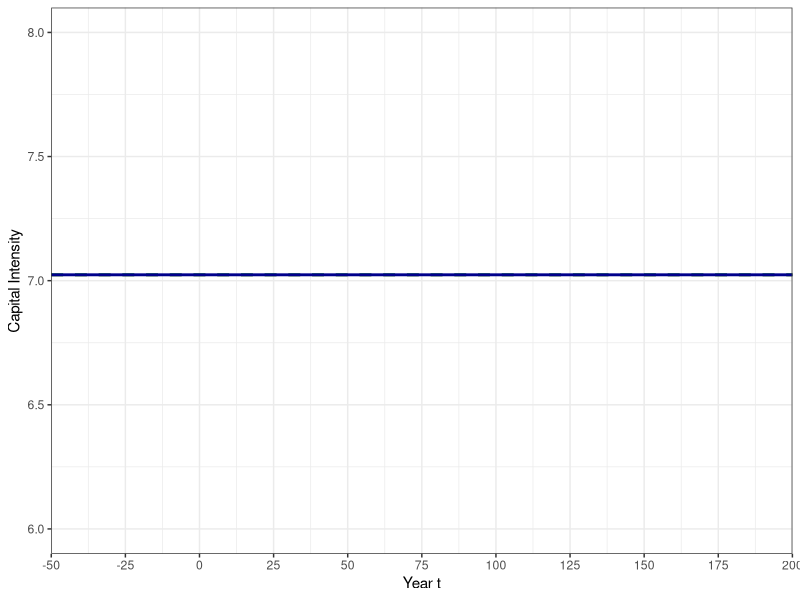
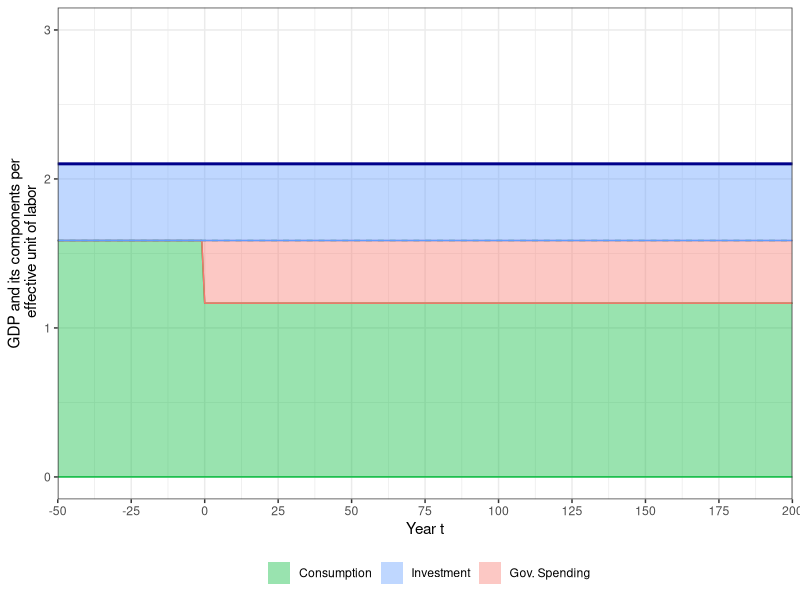
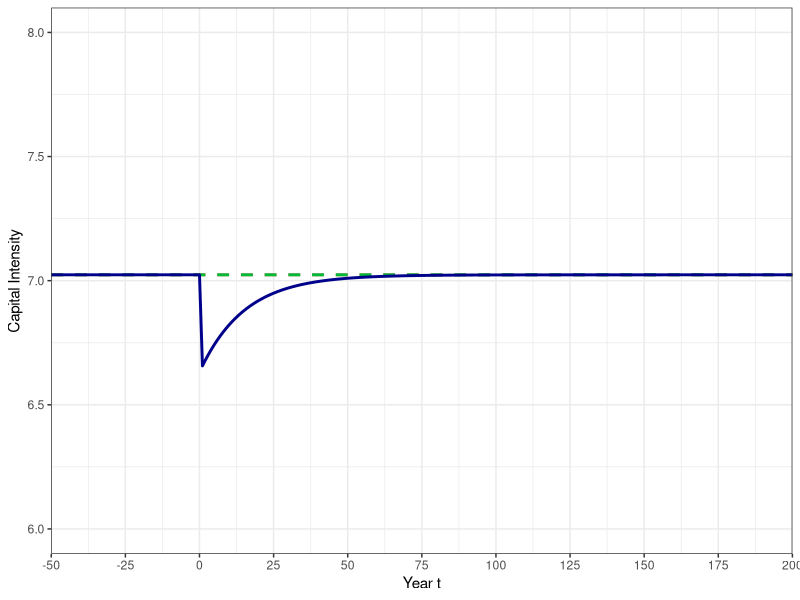
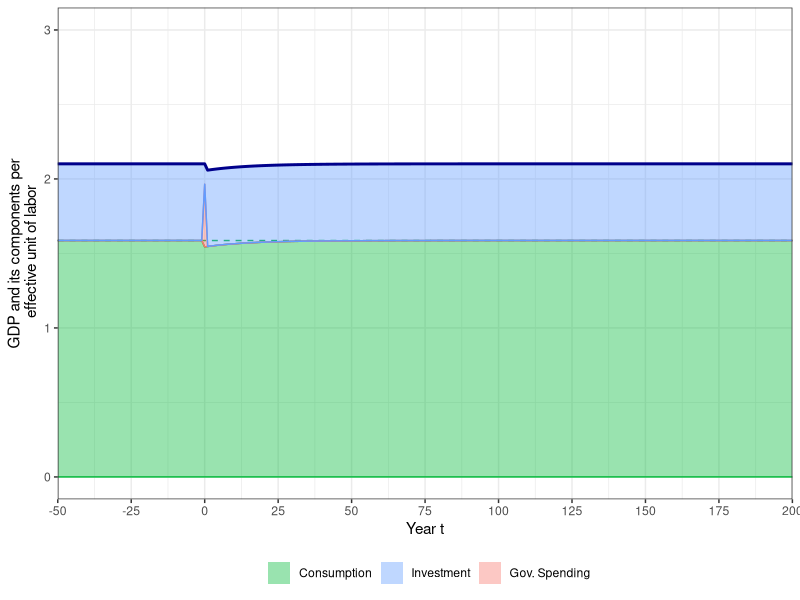
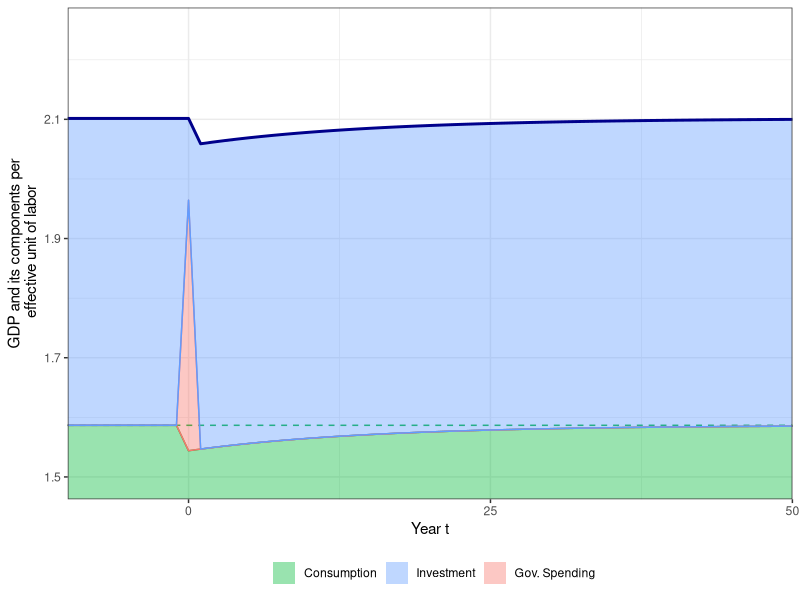
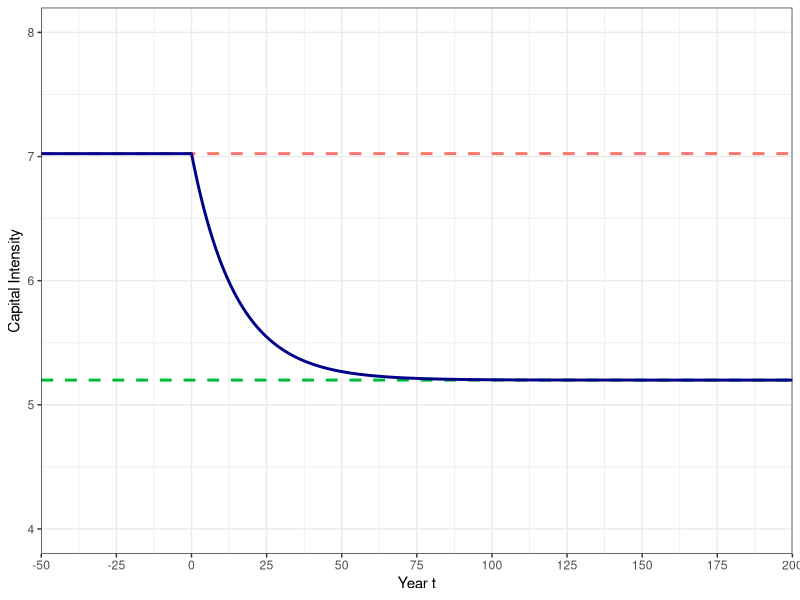
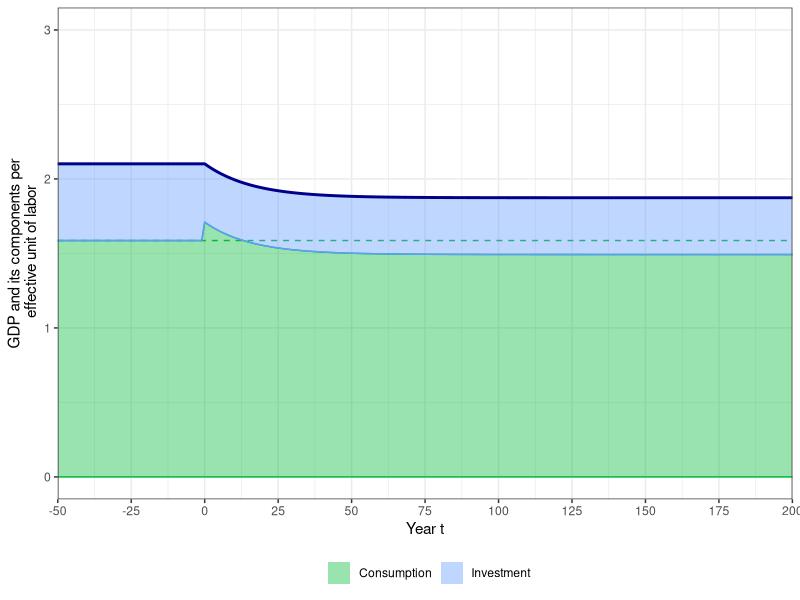
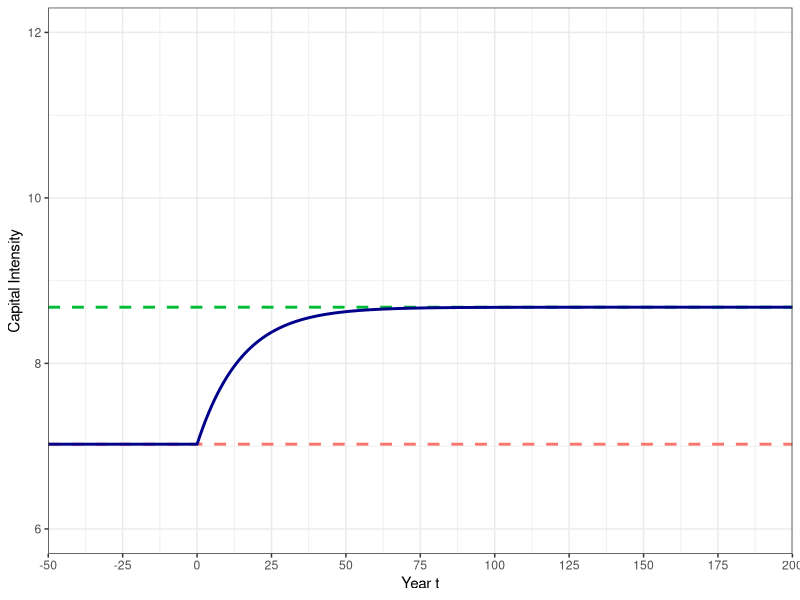

R code for these plots, in order:
## ---- chunk 1
rm(list = ls())
library(reshape2)
library(base)
library(ggplot2)
library(grid)
library(scales)
library(stringr)
library(tidyverse)

# should graphs be exported to pdf
export_pdf <- FALSE

# define some colors
mygreen <- "#00BA38"
myblue  <- "#619CFF"
myred   <- "#F8766D"
## ---- chunk 2
# data moments
lab_share = 0.381
inv_share = 0.245
gross_ret = 0.114

# parameter choice
n     <- 0.0122
h     <- 0.0169
g     <- (1+n)*(1+h)-1
alpha <- lab_share
delta <- inv_share*gross_ret/alpha - g
beta  <- (1+g)/(1 + gross_ret - delta)
gamma <- 0.5

# steady state capital intensity under old beta
k_old <- (alpha/((1+g)/beta - 1 + delta))^(1/(1-alpha))
c_old <- k_old^alpha - (g+delta)*k_old
## ---- chunk 3
solve_ramsey <- function(k0, amount, policy, g, alpha, delta, gamma, beta) {
  
  # set numerical parameters
  T <- 10000          # number of simulation periods
  itermax <- 1000     # maximum number of iterations
  tol <- 1e-6         # tolerance level for difference to steady state
  
  # determine path of g_t
  g_t <- 0
  tau_k <- 0
  if(policy == 1) {
    g_t[1:T] = amount
    tau_k[1:T] = 0
  } else if (policy == 2) {
    g_t[1:T] = 0
    g_t[1] = amount
    tau_k[1:T] = 0
  } else if (policy == 3) {
    g_t[1:T] = 0
    tau_k[1:T] = amount
  }
  
  # determine steady state capital intensity and consumption
  kstar <- (alpha/(((1+g)/beta - 1)/(1-tau_k[length(tau_k)]) + delta))^(1/(1-alpha))
  cstar <- kstar**alpha - (g+delta)*kstar - g_t[length(g_t)]
  
  # set starting interval depending on k0
  if(k0 <= kstar) {
    c_min <- 0
    c_max <- cstar
  } else {
    c_min <- cstar
    c_max <- k0^alpha + (1-delta)*k0
  }
  
  # start iteration process
  for (i in 1:itermax) {
    
    # start a capital and consumption path
    k <- k0
    c <- (c_min+c_max)/2
    
    # now simulate the economy forward
    for (t in 1:T) {
      
      # calculate difference to steady state
      epsilon <- sqrt((c[t]/cstar-1)^2 + (k[t]/kstar-1)^2)
      
      # if difference is small enough, that's it, we return
      if(epsilon < tol) {
        return(c(c[1], epsilon, i))
      }
      
      # determine next period's capital stock and consumption
      k[t+1] <- max((k[t]**alpha - c[t] - g_t[t] + (1-delta)*k[t])/(1+g), 1e-4)
      c[t+1] <- (beta*(1 + (1-tau_k[t])*(alpha*k[t+1]^(alpha-1) - delta))/(1+g))^gamma*c[t]
      
      #  decision rule for capital
      if(k0 <= kstar & k[t+1] > kstar | k0 > kstar & c[t+1] < cstar) {
        c_min <- c[1]; break;
      }
      
      #  if consumption is too large, then initial consumption level was too small
      if(k0 <= kstar & c[t+1] > cstar | k0 > kstar & k[t+1] < kstar) {
        c_max <- c[1]; break;
      }
    }
  }
  
  # in any case, if you end up here, return c[1] and epsilon
  return(c(c[1], epsilon, i))
}
## ---- chunk 4
ramsey <- function(T0, T1, c0, k0, g_t, tau_k, g, alpha, delta, gamma, beta) {
  
  # set numerical parameters
  tol <- 1e-6
  
  # determine steady state capital intensity and consumption
  kstar <- (alpha/(((1+g)/beta - 1)/(1-tau_k[length(tau_k)]) + delta))^(1/(1-alpha))
  cstar <- kstar**alpha - (g+delta)*kstar - g_t[length(g_t)]
    
  # start a capital and consumption path
  k <- k0
  c <- 0
  
  # assume economy was in steady state prior to date 0
  k[ind(T0):ind(0)] <- k0
  c[ind(T0):ind(0)] <- k0^alpha - (g+delta)*k0 - g_t[ind(T0):ind(0)]
  
  # then start to simulate new economy path
  c[ind(0)] <- c0
  
  # now simulate the economy forward
  for (t in ind(0):ind(T1-1)) {
    
    # determine next period's capital stock and consumption
    k[t+1] <- max((k[t]**alpha - c[t] - g_t[t] + (1-delta)*k[t])/(1+g), 1e-4)
    c[t+1] <- (beta*(1 + (1-tau_k[t])*(alpha*k[t+1]^(alpha-1) - delta))/(1+g))^gamma*c[t]
    
    #  move to steady state level when you are almost there
    epsilon <- sqrt((c[t+1]/cstar-1)^2 + (k[t+1]/kstar-1)^2)
    if(epsilon < tol) {
      k[(t+1):ind(T1)] = kstar
      c[(t+1):ind(T1)] = cstar
      break
    }
  }
  
  # calculate other macro statistics
  y <- k^alpha
  ir <- (g + delta)*k
  i <- y - c - g_t
  s <- i/y

  # return a data frame with macro path
  res <- data.frame(year=c(T0:T1), k, y, c, g_t, i, ir, s)
  return(res)
}

# indicator management function
ind <- function(t) {
  return(t + 1 + abs(T0))
}
## ---- chunk 5
# steady state capital intensity without government spending
k_old <- (alpha/((1+g)/beta - 1 + delta))^(1/(1-alpha))
c_old <- k_old^alpha - (g+delta)*k_old

# determine size of government spending (20% of old GDP)
gov_spend <- 0.2*k_old^alpha

# set simulation periods
T0 <- -50
T1 <- 200

# solve transition path
res <- solve_ramsey(k_old, gov_spend, 1, g, alpha, delta, gamma, beta)

# get path of government spending
g_t <- 0
g_t[ind(T0):ind(-1)] = 0
g_t[ind(0):ind(T1)] = gov_spend

# get path of capital tax (not used here)
tau_k <- 0
tau_k[ind(T0):ind(T1)] = 0

# simulate the model for 250 periods
transition <- ramsey(T0, T1, res[1], k_old, g_t, tau_k, g, alpha, delta, gamma, beta)
## ---- chunk 6
myplot <- ggplot(data = transition) + 
  geom_hline(yintercept=transition$k[ind(T0)], color=myred, linetype="dashed", size=1) + 
  geom_hline(yintercept=transition$k[ind(T1)], color="#00BA38", linetype="dashed", size=1) + 
  geom_line(aes(x=year, y=k), color="darkblue", size=1) +
  coord_cartesian(xlim=c(T0, T1), ylim=c(6, 8)) + 
  scale_x_continuous(breaks=seq(T0, T1, 25), expand=c(0, 0)) +
  labs(x = "Year t",
       y = "Capital Intensity") +
  theme_bw()

# print the plot
print(myplot)
## ---- chunk 7
myplot <- ggplot(data = transition) + 
  geom_hline(yintercept = c_old, color="#00BA38", linetype="dashed", size=0.5) + 
  geom_ribbon(aes(x=year, ymin=0, ymax=c,    fill= "1c", color="1c") , alpha=0.4) +
  geom_ribbon(aes(x=year, ymin=c, ymax=c+g_t, fill= "3di", color="3di"), alpha=0.4) +
  geom_ribbon(aes(x=year, ymin=c+g_t, ymax=y, fill= "2ir", color="2ir")  , alpha=0.4) +
  geom_line(aes(x=year, y=y), color="darkblue", size=1) +
  coord_cartesian(xlim=c(T0, T1), ylim=c(0, 3)) + 
  scale_x_continuous(breaks=seq(T0, T1, 25), expand=c(0, 0)) +
  labs(x = "Year t",
       y = "GDP and its components per\n effective unit of labor") +
  scale_fill_manual(breaks = c("1c", "2ir", "3di"), name = "", 
                    labels = c("Consumption", "Investment", "Gov. Spending"),
                    values = c(mygreen, myblue, myred)) +
  scale_color_manual(breaks = c("1c", "2ir", "3di"),
                     values = c(mygreen, myblue, myred)) +
  guides(colour = "none") +
  theme_bw() + 
  theme(legend.position="bottom")

# print the plot
print(myplot)
## ---- chunk 8
# steady state capital intensity without government spending
k_old <- (alpha/((1+g)/beta - 1 + delta))^(1/(1-alpha))
c_old <- k_old^alpha - (g+delta)*k_old

# determine size of government spending (20% of old GDP)
gov_spend <- 0.2*k_old^alpha

# set simulation periods
T0 <- -50
T1 <- 200

# solve transition path
res <- solve_ramsey(k_old, gov_spend, 2, g, alpha, delta, gamma, beta)

# get path of government spending
g_t <- 0
g_t[ind(T0):ind(T1)] = 0
g_t[ind(0)] = gov_spend

# get path of capital tax (not used here)
tau_k <- 0
tau_k[ind(T0):ind(T1)] = 0

# simulate the model for 250 periods
transition <- ramsey(T0, T1, res[1], k_old, g_t, tau_k, g, alpha, delta, gamma, beta)
## ---- chunk 9
myplot <- ggplot(data = transition) + 
  geom_hline(yintercept=transition$k[ind(T0)], color=myred, linetype="dashed", size=1) + 
  geom_hline(yintercept=transition$k[ind(T1)], color="#00BA38", linetype="dashed", size=1) + 
  geom_line(aes(x=year, y=k), color="darkblue", size=1) +
  coord_cartesian(xlim=c(T0, T1), ylim=c(6, 8)) + 
  scale_x_continuous(breaks=seq(T0, T1, 25), expand=c(0, 0)) +
  labs(x = "Year t",
       y = "Capital Intensity") +
  theme_bw()

# print the plot
print(myplot)
## ---- chunk 10
myplot <- ggplot(data = transition) + 
  geom_hline(yintercept = c_old, color="#00BA38", linetype="dashed", size=0.5) + 
  geom_ribbon(aes(x=year, ymin=0, ymax=c,    fill= "1c", color="1c") , alpha=0.4) +
  geom_ribbon(aes(x=year, ymin=c, ymax=c+g_t, fill= "3di", color="3di"), alpha=0.4) +
  geom_ribbon(aes(x=year, ymin=c+g_t, ymax=y, fill= "2ir", color="2ir")  , alpha=0.4) +
  geom_line(aes(x=year, y=y), color="darkblue", size=1) +
  coord_cartesian(xlim=c(T0, T1), ylim=c(0, 3)) + 
  scale_x_continuous(breaks=seq(T0, T1, 25), expand=c(0, 0)) +
  labs(x = "Year t",
       y = "GDP and its components per\n effective unit of labor") +
  scale_fill_manual(breaks = c("1c", "2ir", "3di"), name = "", 
                    labels = c("Consumption", "Investment", "Gov. Spending"),
                    values = c(mygreen, myblue, myred)) +
  scale_color_manual(breaks = c("1c", "2ir", "3di"),
                     values = c(mygreen, myblue, myred)) +
  guides(colour = "none") +
  theme_bw() + 
  theme(legend.position="bottom")

# print the plot
print(myplot)
## ---- chunk 11
myplot <- ggplot(data = transition) + 
  geom_hline(yintercept = c_old, color="#00BA38", linetype="dashed", size=0.5) + 
  geom_ribbon(aes(x=year, ymin=0, ymax=c,    fill= "1c", color="1c") , alpha=0.4) +
  geom_ribbon(aes(x=year, ymin=c, ymax=c+g_t, fill= "3di", color="3di"), alpha=0.4) +
  geom_ribbon(aes(x=year, ymin=c+g_t, ymax=y, fill= "2ir", color="2ir")  , alpha=0.4) +
  geom_line(aes(x=year, y=y), color="darkblue", size=1) +
  coord_cartesian(xlim=c(-10, 50), ylim=c(1.5, 2.25)) + 
  scale_x_continuous(breaks=seq(T0, T1, 25), expand=c(0, 0)) +
  labs(x = "Year t",
       y = "GDP and its components per\n effective unit of labor") +
  scale_fill_manual(breaks = c("1c", "2ir", "3di"), name = "", 
                    labels = c("Consumption", "Investment", "Gov. Spending"),
                    values = c(mygreen, myblue, myred)) +
  scale_color_manual(breaks = c("1c", "2ir", "3di"),
                     values = c(mygreen, myblue, myred)) +
  guides(colour = "none") +
  theme_bw() + 
  theme(legend.position="bottom")

# print the plot
print(myplot)
## ---- chunk 12
# steady state capital intensity without capital tax
k_old <- (alpha/((1+g)/beta - 1 + delta))^(1/(1-alpha))
c_old <- k_old^alpha - (g+delta)*k_old

# determine size of capital tax rate (2.5%)
tax_rate <- 0.25

# set simulation periods
T0 <- -50
T1 <- 200

# solve transition path
res <- solve_ramsey(k_old, tax_rate, 3, g, alpha, delta, gamma, beta)

# get path of government spending (not used)
g_t <- 0
g_t[ind(T0):ind(T1)] = 0

# get path of capital tax
tau_k <- 0
tau_k[ind(T0):ind(-1)] = 0
tau_k[ind(0):ind(T1)] = tax_rate

# simulate the model for 250 periods
transition <- ramsey(T0, T1, res[1], k_old, g_t, tau_k, g, alpha, delta, gamma, beta)
## ---- chunk 13
# calculate welfare number for initial equilibrium
Welfare_0 <- 0
for(t in 0:T1) {
  Welfare_0 <- Welfare_0 + beta^t*(transition$c[ind(T0)]^(1-1/gamma)/(1-1/gamma))
}

# calculate welfare number for raising capital tax
Welfare_1 <- 0
for(t in 0:T1) {
  Welfare_1 <- Welfare_1 + beta^t*(transition$c[ind(t)]^(1-1/gamma)/(1-1/gamma))
}
## ---- chunk 14
myplot <- ggplot(data = transition) + 
  geom_hline(yintercept=transition$k[ind(T0)], color=myred, linetype="dashed", size=1) + 
  geom_hline(yintercept=transition$k[ind(T1)], color="#00BA38", linetype="dashed", size=1) + 
  geom_line(aes(x=year, y=k), color="darkblue", size=1) +
  coord_cartesian(xlim=c(T0, T1), ylim=c(4, 8)) + 
  scale_x_continuous(breaks=seq(T0, T1, 25), expand=c(0, 0)) +
  labs(x = "Year t",
       y = "Capital Intensity") +
  theme_bw()

# print the plot
print(myplot)
## ---- chunk 15
myplot <- ggplot(data = transition) + 
  geom_hline(yintercept = c_old, color="#00BA38", linetype="dashed", size=0.5) + 
  geom_ribbon(aes(x=year, ymin=0, ymax=c,    fill= "1c", color="1c") , alpha=0.4) +
  geom_ribbon(aes(x=year, ymin=c, ymax=y, fill= "2ir", color="2ir")  , alpha=0.4) +
  geom_line(aes(x=year, y=y), color="darkblue", size=1) +
  coord_cartesian(xlim=c(T0, T1), ylim=c(0, 3)) + 
  scale_x_continuous(breaks=seq(T0, T1, 25), expand=c(0, 0)) +
  labs(x = "Year t",
       y = "GDP and its components per\n effective unit of labor") +
  scale_fill_manual(breaks = c("1c", "2ir"), name = "", 
                    labels = c("Consumption", "Investment"),
                    values = c(mygreen, myblue)) +
  scale_color_manual(breaks = c("1c", "2ir"),
                     values = c(mygreen, myblue)) +
  guides(colour = "none") +
  theme_bw() + 
  theme(legend.position="bottom")

# print the plot
print(myplot)
## ---- chunk 16
# steady state capital intensity without capital tax
k_old <- (alpha/((1+g)/beta - 1 + delta))^(1/(1-alpha))
c_old <- k_old^alpha - (g+delta)*k_old

# determine size of capital tax rate (2.5%)
tax_rate <- -0.25

# set simulation periods
T0 <- -50
T1 <- 200

# solve transition path
res <- solve_ramsey(k_old, tax_rate, 3, g, alpha, delta, gamma, beta)

# get path of government spending (not used)
g_t <- 0
g_t[ind(T0):ind(T1)] = 0

# get path of capital tax
tau_k <- 0
tau_k[ind(T0):ind(-1)] = 0
tau_k[ind(0):ind(T1)] = tax_rate

# simulate the model for 250 periods
transition <- ramsey(T0, T1, res[1], k_old, g_t, tau_k, g, alpha, delta, gamma, beta)

# calculate welfare number for raising capital subsidy
Welfare_2 <- 0
for(t in 0:T1) {
  Welfare_2 <- Welfare_2 + beta^t*transition$c[ind(t)]^(1-1/gamma)/(1-1/gamma)
}
## ---- chunk 17
myplot <- ggplot(data = transition) + 
  geom_hline(yintercept=transition$k[ind(T0)], color=myred, linetype="dashed", size=1) + 
  geom_hline(yintercept=transition$k[ind(T1)], color="#00BA38", linetype="dashed", size=1) + 
  geom_line(aes(x=year, y=k), color="darkblue", size=1) +
  coord_cartesian(xlim=c(T0, T1), ylim=c(6, 12)) + 
  scale_x_continuous(breaks=seq(T0, T1, 25), expand=c(0, 0)) +
  labs(x = "Year t",
       y = "Capital Intensity") +
  theme_bw()

# print the plot
print(myplot)
## ---- chunk 18
myplot <- ggplot(data = transition) + 
  geom_hline(yintercept = c_old, color="#00BA38", linetype="dashed", size=0.5) + 
  geom_ribbon(aes(x=year, ymin=0, ymax=c,    fill= "1c", color="1c") , alpha=0.4) +
  geom_ribbon(aes(x=year, ymin=c, ymax=y, fill= "2ir", color="2ir")  , alpha=0.4) +
  geom_line(aes(x=year, y=y), color="darkblue", size=1) +
  coord_cartesian(xlim=c(T0, T1), ylim=c(0, 3)) + 
  scale_x_continuous(breaks=seq(T0, T1, 25), expand=c(0, 0)) +
  labs(x = "Year t",
       y = "GDP and its components per\n effective unit of labor") +
  scale_fill_manual(breaks = c("1c", "2ir"), name = "", 
                    labels = c("Consumption", "Investment"),
                    values = c(mygreen, myblue)) +
  scale_color_manual(breaks = c("1c", "2ir"),
                     values = c(mygreen, myblue)) +
  guides(colour = "none") +
  theme_bw() + 
  theme(legend.position="bottom")

# print the plot
print(myplot)
## ---- chunk 19
sprintf('Without capital taxes    : %12.6f %12.6f\n', Welfare_0, 0)
sprintf('With 25p capital tax     : %12.6f %12.6f\n', Welfare_1, ((Welfare_1/Welfare_0)^{1/(1-1/gamma)}-1)*100)
sprintf('With 25p capital subsidy : %12.6f %12.6f\n', Welfare_2, ((Welfare_2/Welfare_0)^{1/(1-1/gamma)}-1)*100)
